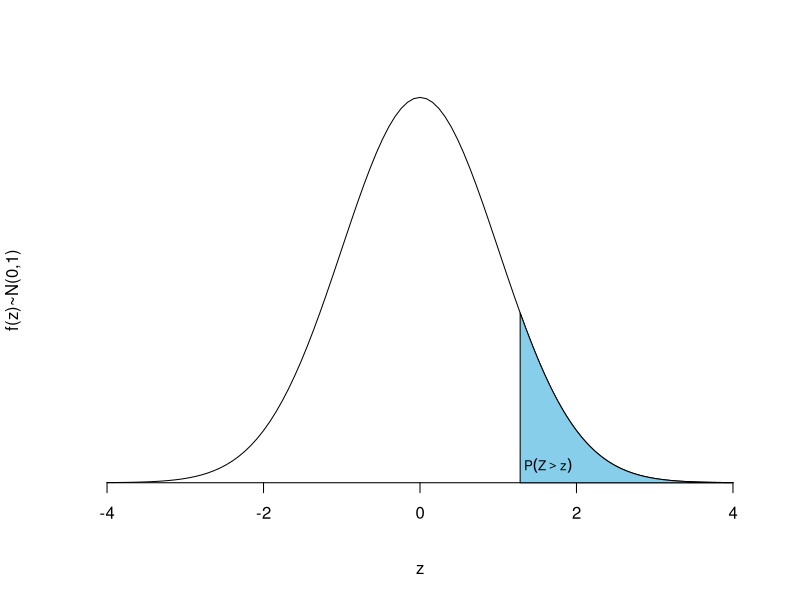

Write the R code that produced this figure.
## ---- chunk 1
# library(xtable)

# newm <- xtable(m, digits = 4, align = "|c|cccccccccc|")
## ---- chunk 2
curve(dnorm, -4, 4, axes = FALSE, ylab = "f(z)~N(0,1)", xlab = "z")
axis(1, pos=0)
cord.x <- seq(1.28, 4, by = 0.01)
cord.y <- dnorm(cord.x)
polygon(c(cord.x, 4, 1.28), c(cord.y, rep(0, 2)), col='skyblue')
text(1.2, 0.015, expression(P(Z>z)), pos = 4, cex = 0.8)
## ---- chunk 3
options(digits = 4)
u <- seq(0, 3.99, by = 0.01)
p <- pnorm(u, lower.tail = FALSE)
m <- matrix(p, ncol = 10, byrow = TRUE)
dimnames(m) <- list(z = formatC(seq(0, 3.9, by = 0.1), digits = 1, format = "f"),
                    zz =formatC(seq(0, 0.09, by = 0.01), digits = 2, format = "f"))
# library(pander)
# pandoc.table(m)

tm <- cbind(as.numeric(rownames(m)), m)
colnames(tm)[1] <- "z"
knitr::kable(tm, row.names = FALSE)
## ---- chunk 4
distris <- data.frame(
  Distribución = c("$\\text{Bernoulli}\\\\ \\mathit{Ber}(p)$"),
  Probabilidad = c("$X = \\begin{cases} 1 & \\mbox{ con probabilidad } p \\\\ 0 & \\mbox{ con probabilidad } 1-p \\end{cases}$"),
  Esperanza = c("$p$"),
  Varianza = c("$p(1-p)$")
  
)
knitr::kable(distris, escape = TRUE, 
             col.names = c("Distribución",
                           "Probabilidad/Densidad/Distribución",
                           "Esperanza",
                           "Varianza"))
## ---- chunk 5
3*2
## ---- chunk 6
factorial(3)
## ---- chunk 7
factorial(52)/factorial(52-5)
## ---- chunk 8
52^5
## ---- chunk 9
choose(52, 5)
